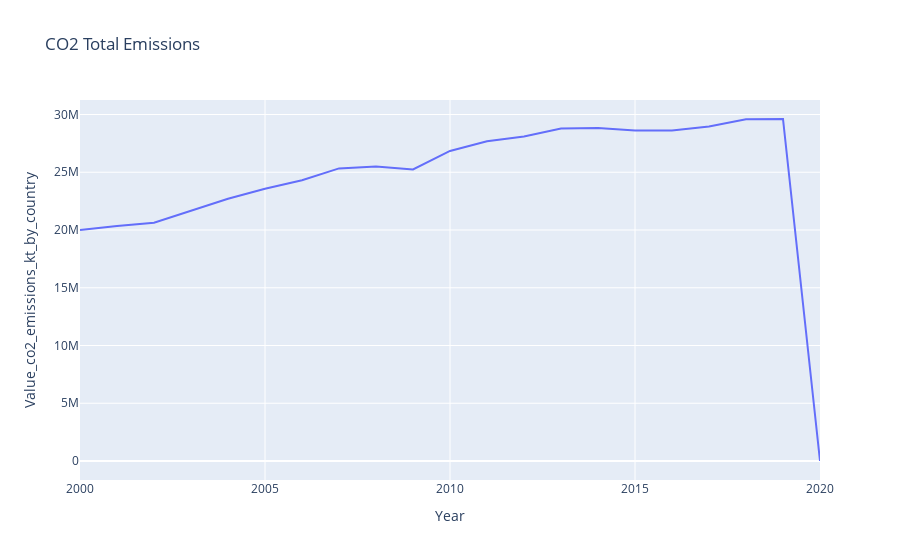

Here is the notebook cell this chart was saved with:
### Code cell
year_emissions_plot = go.Scatter(x=year_emissions['Year'], y=year_emissions['Value_co2_emissions_kt_by_country'])
layout = go.Layout(title='CO2 Total Emissions', xaxis=dict(title='Year'), yaxis=dict(title='Value_co2_emissions_kt_by_country'))
fig = go.Figure(data=[year_emissions_plot], layout=layout)
iplot(fig)

### Figure 1 — Plotly figure (JSON) as saved in the notebook; plotly's stock layout.template omitted (floating-point values rounded to 4 significant figures)
{"data": [{"type": "scatter", "x": [2000, 2001, 2002, 2003, 2004, 2005, 2006, 2007, 2008, 2009, 2010, 2011, 2012, 2013, 2014, 2015, 2016, 2017, 2018, 2019, 2020], "y": [20000000.0, 20350000.0, 20640000.0, 21650000.0, 22700000.0, 23570000.0, 24310000.0, 25330000.0, 25500000.0, 25250000.0, 26840000.0, 27680000.0, 28090000.0, 28790000.0, 28830000.0, 28610000.0, 28610000.0, 28960000.0, 29590000.0, 29610000.0, 0]}], "layout": {"title": {"text": "CO2 Total Emissions"}, "xaxis": {"title": {"text": "Year"}}, "yaxis": {"title": {"text": "Value_co2_emissions_kt_by_country"}}}}
